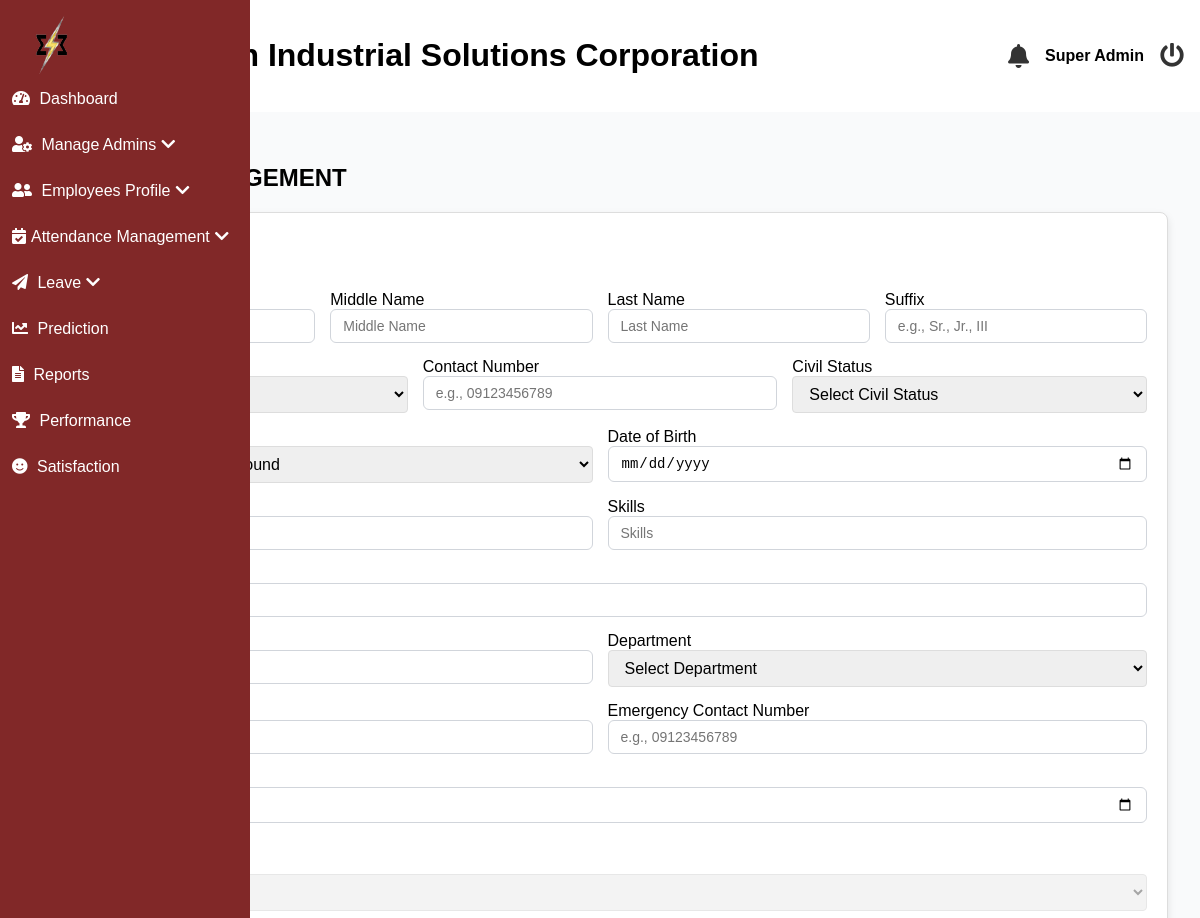
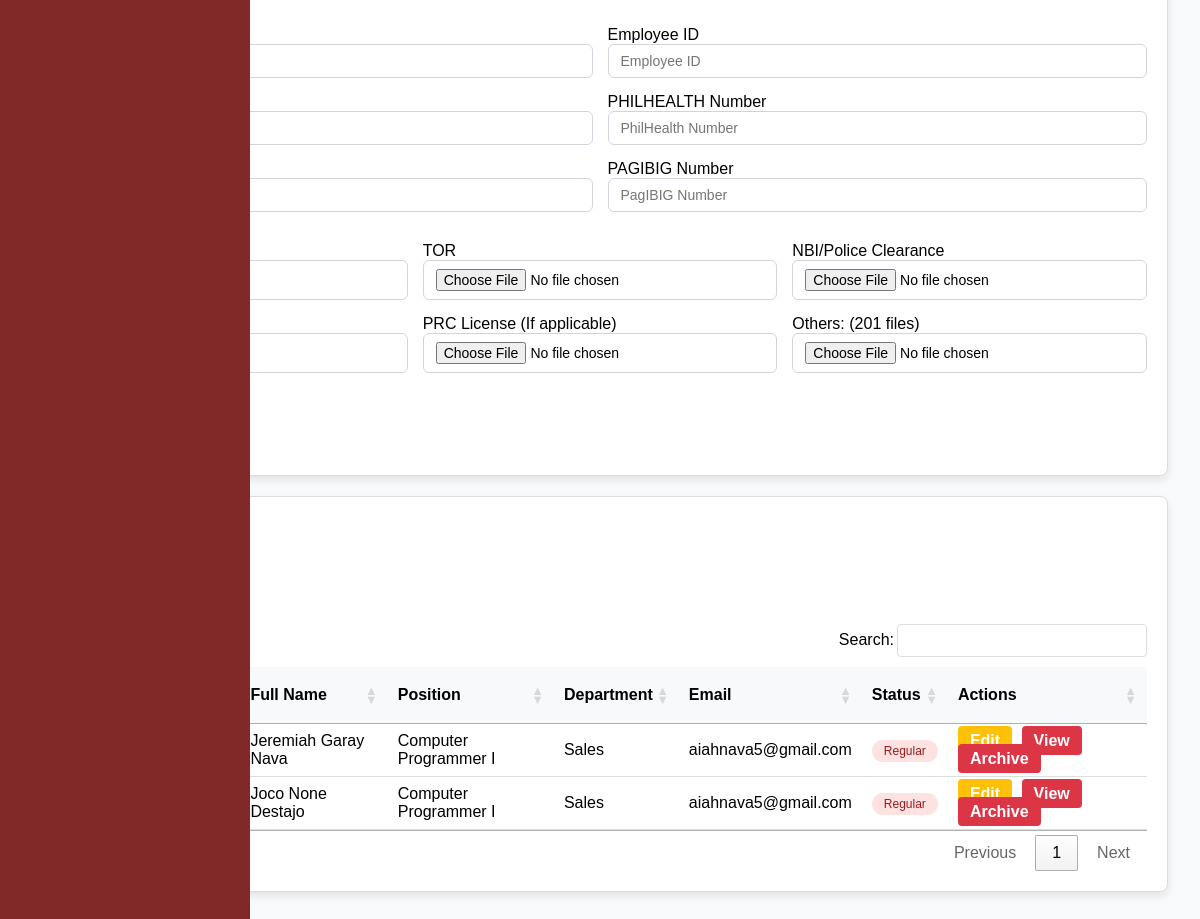
The app's page /superadmin/employees.php (signed in) with its own data (2 pictures, top to bottom).
### tables this page shows
CREATE TABLE `employees` (
  `id` int(11) NOT NULL,
  `employee_id` int(20) NOT NULL,
  `last_name` varchar(255) NOT NULL,
  `first_name` varchar(255) NOT NULL,
  `middle_name` varchar(255) NOT NULL,
  `suffix` varchar(255) NOT NULL,
  `gender` varchar(32) NOT NULL,
  `email` varchar(100) NOT NULL,
  `position` varchar(255) NOT NULL,
  `hire_date` date NOT NULL,
  `department` varchar(255) NOT NULL,
  `employment_status` varchar(255) NOT NULL,
  `user_type` int(11) NOT NULL DEFAULT 2 COMMENT '1=admin, 2=staff, 3=super admin',
  `password` varchar(255) NOT NULL,
  `e_status` int(11) NOT NULL DEFAULT 1,
  `date_of_birth` date DEFAULT NULL,
  `age` varchar(32) NOT NULL,
  `contact_number` varchar(20) DEFAULT NULL,
  `perma_address` text DEFAULT NULL,
  `civil_status` varchar(10) DEFAULT NULL,
  `sss_number` varchar(15) DEFAULT NULL,
  `philhealth_number` varchar(15) DEFAULT NULL,
  `pagibig_number` varchar(15) DEFAULT NULL,
  `tin_number` varchar(15) DEFAULT NULL,
  `emergency_contact_name` varchar(50) DEFAULT NULL,
  `emergency_contact_number` varchar(15) DEFAULT NULL,
  `educational_background` enum('Technical-Vocational Program graduate','College graduate','Master''s degree graduate','Doctorate degree graduate') DEFAULT NULL,
  `skills` text DEFAULT NULL,
  `username` varchar(255) NOT NULL,
  `sick_leave` int(11) NOT NULL DEFAULT 0,
  `vacation_leave` int(11) NOT NULL DEFAULT 0,
  `maternity_leave` int(11) NOT NULL DEFAULT 0,
  `paternity_leave` int(11) NOT NULL DEFAULT 0,
  `medical` longblob DEFAULT NULL,
  `tor` longblob DEFAULT NULL,
  `nbi_clearance` longblob DEFAULT NULL,
  `resume` longblob DEFAULT NULL,
  `prc` longblob DEFAULT NULL,
  `others` longblob DEFAULT NULL,
  `is_archived` tinyint(1) DEFAULT 0
);

### superadmin/employees.php (the view, shortened to what this page needs)
<?php
    $conn = mysqli_connect('localhost', 'root', '', 'esetech');
    $sql = "SELECT * FROM employees WHERE is_archived = 0";
    $resultEmployees = mysqli_query($conn, $sql);
include('header.php');
?>
<?php include('includes/sideBar.php'); ?>
<link rel="stylesheet" href="https://cdn.datatables.net/1.13.5/css/jquery.dataTables.min.css" />
<main class="main-content">
        <section id="dashboard">
            <h2 class="text-2xl font-bold mb-6">EMPLOYEE MANAGEMENT</h2>
            <div class="card form-content">
    <div class="card-header">
        <h3>Add New Employee</h3>
    </div>
    <div class="card-body">
        <form method="POST" enctype="multipart/form-data">
            <div class="form-row">
            <div class="col-md-4">
                    <label for="first_name">First Name</label>
                </div>
                <div class="col-md-4">
                    <label for="middle_name">Middle Name</label>
                    <input type="text" class="form-control" name="middle_name" id="middle_name" placeholder="Middle Name" required
                        pattern="^[A-Za-z\s-]+$"
                        title="Only letters, spaces, and hyphens are allowed. Numbers are not allowed.">
                    </div>
                <div class="col-md-4">
                    <label for="last_name">Last Name</label>
                    <input type="text" class="form-control" name="last_name" id="last_name" placeholder="Last Name" required
                        pattern="^[A-Za-z\s-]+$"
                        title="Only letters, spaces, and hyphens are allowed. Numbers are not allowed.">
                    </div>
                <div class="col-md-4">
                    <label for="suffix">Suffix</label>
                    <input type="text" class="form-control" name="suffix" id="suffix" placeholder="e.g., Sr., Jr., III" list="suffixes">
                </div>
            </div>
            <div class="form-row">
                <div class="col-md-6">
                    <label for="gender">Sex</label>
                </div>
                <div class="col-md-6">
                    <label for="contact_number">Contact Number</label>
                    <input type="text" class="form-control" name="contact_number" placeholder="e.g., 09123456789" required>
                </div>
                <div class="col-md-6">
                    <label for="civil_status">Civil Status</label>
                    <select name="civil_status" class="form-control" required>
                        <option value="">Select Civil Status</option>
                    </select>
                </div>
            </div>
            <div class="form-row">
                <div class="col-md-6">
                    <label for="educational_background">Education Background</label>
                    <select name="educational_background" class="form-control" required>
                        <option value="">Select Education Background</option>
                    </select>
                </div>
                <div class="col-md-6">
                    <label for="date_of_birth">Date of Birth</label>
                    <input type="date" class="form-control" name="date_of_birth" placeholder="Date of Birth" required
                        max="2005-12-31">
                </div>
            </div>
            <div class="form-row">
                <div class="col-md-6">
                    <label for="position">Position</label>
                    <input type="text" class="form-control" name="position" placeholder="Position" required>
                </div>
                <div class="col-md-6">
                    <label for="skills">Skills</label>
                    <input type="text" class="form-control" name="skills" placeholder="Skills" required>
                </div>
            </div>
            <div class="form-row">
                <div class="col-md-6">
                    <label for="perma_address">Permanent Address</label>
                    <input type="text" class="form-control" name="perma_address" placeholder="Permanent Address" required>
                </div>
            </div>
            <div class="form-row">
                <div class="col-md-6">
                    <label for="date_of_birth">Email Address</label>
                    <input type="email" class="form-control" name="email" placeholder="Email" required>
                </div>
                <div class="col-md-6">
                    <label for="department">Department</label>
                    <select name="department" class="form-control" required>
                        <option value="">Select Department</option>
                    </select>
                </div>
            </div>
            <div class="form-row">
                <div class="col-md-6">
                    <label for="emergency_contact_name">Emergency Contact Name</label>
                    <input type="text" class="form-control" name="emergency_contact_name" id="emergency_contact_name" placeholder="Emergency Contact Name" required
                        pattern="^[A-Za-z\s-]+$"
                        title="Only letters, spaces, and hyphens are allowed. Numbers are not allowed.">
                    </div>
                <div class="col-md-6">
                    <label for="emergency_contact_number">Emergency Contact Number</label>
                    <input type="text" class="form-control" name="emergency_contact_number" placeholder="e.g., 09123456789" required>
                </div>
            </div>
            <div class="form-row">
    <div class="col-md-4">
        <label for="hire_date">Date Hired</label>
        <input type="date" class="form-control" name="hire_date" id="hire_date" placeholder="yyyy-mm-dd" required>
    </div>
            </div>
             <br>
            <div class="form-row">
                <div class="col-md-6">
                <label for="hire_date">Employment Status </label>
                    <select id="employment_status" name="employment_status" class="form-control" required disabled>
                        <option value="" selected hidden>Employment Status</option>
                    </select>
                </div>
            </div>
            <div class="form-row">
                <div class="col-md-4">
                    <label for="date_of_birth">Username</label>
                    <input type="text" class="form-control" name="username" placeholder="Username" required>
                </div>
                <div class="col-md-4">
                    <label for="date_of_birth">Employee ID</label>
                    <input id="employee_id" type="text" class="form-control" name="employee_id" placeholder="Employee ID" readonly>
                </div>
            </div>
            <div class="form-row">
                <div class="col-md-6">
                    <label for="sss_number">SSS Number</label>
                    <input type="text" class="form-control" name="sss_number" placeholder="SSS Number" required pattern="\d{2}-\d{7}-\d{1}" title="SSS should be in the format 00-0000000-0">
                </div>
                <div class="col-md-6">
                    <label for="philhealth_number">PHILHEALTH Number</label>
                    <input type="text" class="form-control" name="philhealth_number" placeholder="PhilHealth Number" required pattern="\d{2}-\d{9}-\d{1}" title="PhilHealth should be in the format 00-000000000-0">
                </div>
            </div>
                <div class="form-row">
                    <div class="col-md-6">
                        <label for="tin_number">TIN Number</label>
                        <input type="text" class="form-control" name="tin_number" placeholder="TIN Number" required pattern="\d{3}-\d{3}-\d{3}-\d{3}" title="TIN should be in the format 000-000-000-000">
                    </div>
                    <div class="col-md-6">
                        <label for="pagibig_number">PAGIBIG Number</label>
                        <input type="text" class="form-control" name="pagibig_number" placeholder="PagIBIG Number" required pattern="\d{4}-\d{4}-\d{4}" title="PagIBIG should be in the format 0000-0000-0000">
                    </div>
                </div>
                <div class="form-row">
                    <div class="col-md-6">
                        <label for="medical">Medical</label>
                    </div>
                    <div class="col-md-6">
                        <label for="tor">TOR</label>
                        <input type="file" class="form-control" name="file_tor" accept=".pdf,image/*" required>
                    </div>
                    <div class="col-md-6">
                        <label for="nbi_clearance">NBI/Police Clearance</label>
                        <input type="file" class="form-control" name="file_police" accept=".pdf,image/*" required>
                    </div>
                </div>
                <div class="form-row">
                    <div class="col-md-6">
                        <label for="resume">Resume</label>
                    </div>
                    <div class="col-md-6">
                        <label for="prc">PRC License (If applicable)</label>
                        <input type="file" class="form-control" name="file_prc" accept=".pdf,image/*">
                    </div>
                    <div class="col-md-6">
                        <label for="others">Others: (201 files)</label>
                        <input type="file" class="form-control" name="file_201" accept=".pdf,image/*" required>
                    </div>
                </div>
             <br>
            <div class="form-row justify-content-center mt-4">
                <div class="col-md-4 text-center">
                    </div>
                    </form>
                </div>
            </div>
            <div class="card">
            <div class="card-header">
        <div class="card-body">
            <h3>Employee List</h3>
            <div class="report_btn">
                <div class="dropdown">
                    <button class="btn export_btn">Export as</button>
                </div>
        <button class="btn print_btn">Print</button>
    </div>
        <table id="myTable" class="employee-table">
            <thead>
                <tr>
                    <th>No.</th>
                    <th>Employee ID</th>
                    <th>Full Name</th>
                    <th>Position</th>
                    <th>Department</th>
                    <th>Email</th>
                    <th>Status</th>
                    <th class="actions">Actions</th>
                </tr>
            </thead>
            <tbody>
                <?php
                    $counter = 1;
                    while ($employee = mysqli_fetch_assoc($resultEmployees)):
                ?>
                    <tr>
                        <td><?php echo $counter++; ?></td>
                        <td class="employee_id_display"><?php echo $employee['employee_id']; ?></td>
                        <td>
                            <?php
                                $full_name = trim($employee['first_name'] . ' ' . $employee['middle_name'] . ' ' . $employee['last_name']);
                                echo $full_name;
                            ?>
                        </td>
                        <td><?php echo $employee['position']; ?></td>
                        <td><?php echo $employee['department']; ?></td>
                        <td><?php echo $employee['email']; ?></td>
                        <td>
                            <span class="<?php echo $employee['employment_status'] === 'Active' ? 'status-active' : 'status-inactive'; ?>">
                                <?php echo $employee['employment_status']; ?>
                            </span>
                        </td>
                        <td class="actions action-buttons">
                            <a href="./edit_employee?id=<?php echo $employee['id']; ?>" class="btn btn-warning">Edit</a>
                            <a href="./view_employee?id=<?php echo $employee['id']; ?>" class="btn btn-danger">View</a>
                            <a href="?delete_id=<?php echo $employee['id']; ?>" class="btn btn-danger" onclick="return confirm('Are you sure you want to Archive this employee?');">Archive</a>
                        </td>
                    </tr>
                <?php endwhile; ?>
            </tbody>
        </table>
    </div>
</div>
</div>
<?php include('footer.php'); ?>

### records on screen
employees: full_name "Jeremiah Garay Nava", position "Computer Programmer I", department "Sales", email "aiahnava5@gmail.com", employment_status "Regular"
employees: full_name "Joco None Destajo", position "Computer Programmer I", department "Sales", email "aiahnava5@gmail.com", employment_status "Regular"

### other values on screen
$_SESSION['fullname'] "Super Admin"
